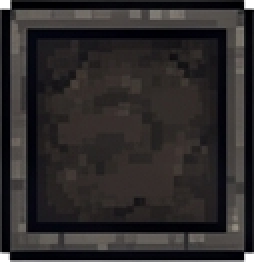
#> input picture assets/ui/frames/frame_slot_stone.png, 127 x 131 px (shown 2 times larger); its folder holds only this picture in this run
$ python cut_sprites_v2.py ../assets/ui/frames --out out.png
#> lines starting #> are read from the running program, lines starting #| are printed output that depends on the picture; after the words box and inside, x2 and y2 are one past the last pixel; in counts of white or black regions, pixels touching at a corner belong together
#!/usr/bin/env python3
"""
cut_sprites_v2.py - Bar of Exile: sprite sheet cutter without animation jitter.

Why animations look crooked after naive cutting:
  1) tight-crop per frame -> every frame gets its own size/origin -> sprite jitters
  2) gutters/margins between frames not detected -> frames cut shifted
  3) sheets without alpha (white/magenta bg) -> bbox detection grabs the bg

This tool fixes all three:
  - auto-detects the frame grid from transparency projections (or takes an exact
    grid via --cols/--rows/--frame/--margin/--spacing)
  - NEVER tight-crops: every frame is placed on ONE uniform canvas,
    anchored bottom-center (characters) or center (fx/projectiles)
  - no-alpha sheets: background color is taken from the corner and keyed out
  - writes preview.gif + contact_sheet.png so you can SEE the result before the game
  - writes manifest.json (canvas, anchor, per-frame source cells) for the loader

Usage:
  python cut_sprites_v2.py sheet.png --out out_dir
  python cut_sprites_v2.py sheet.png --out out_dir --cols 8 --rows 4
  python cut_sprites_v2.py sheet.png --out out_dir --frame 64x64 --margin 2 --spacing 1
  python cut_sprites_v2.py assets_dir --out cut_dir            # every *.png in dir
Options:
  --anchor bottom|center   (default bottom: feet stay planted)
  --canvas WxH             force output canvas size
  --raw                    cut raw cells without normalization (debug)
  --fps N                  preview gif speed (default 10)
  --alpha-threshold N      alpha > N counts as content (default 8)
  --bg-tol N               color distance from corner bg for no-alpha sheets (default 48)
  --min-gutter N           merge content segments separated by gaps < N px (default 2)
Requires: Pillow, numpy (pip install pillow numpy)
"""
import argparse
import json
import os
import sys

import numpy as np
from PIL import Image, ImageDraw


def build_mask(img, alpha_threshold, bg_tol):
    """Returns (bool mask HxW of content, RGBA image with proper transparency)."""
    rgba = img.convert("RGBA")
    arr = np.asarray(rgba)
    alpha = arr[:, :, 3]
    if alpha.min() < 255:
        return alpha > alpha_threshold, rgba
    # No alpha channel in use: key out background = corner pixel color
    rgb = arr[:, :, :3].astype(int)
    corners = [rgb[0, 0], rgb[0, -1], rgb[-1, 0], rgb[-1, -1]]
    bg = np.median(np.stack(corners), axis=0)
    mask = np.abs(rgb - bg).sum(axis=2) > bg_tol
    out = arr.copy()
    out[:, :, 3] = np.where(mask, 255, 0).astype(np.uint8)
    return mask, Image.fromarray(out, "RGBA")


def segments(any_1d, min_gutter):
    """Runs of True in a 1D projection -> [(start, end)), gaps < min_gutter merged."""
    segs, start = [], None
    for i, v in enumerate(any_1d):
        if v and start is None:
            start = i
        elif not v and start is not None:
            segs.append([start, i])
            start = None
    if start is not None:
        segs.append([start, len(any_1d)])
    merged = []
    for s in segs:
        if merged and s[0] - merged[-1][1] < min_gutter:
            merged[-1][1] = s[1]
        else:
            merged.append(s)
    return [tuple(s) for s in merged]


def auto_cells(mask, min_gutter):
    xsegs = segments(mask.any(axis=0), min_gutter)
    ysegs = segments(mask.any(axis=1), min_gutter)
    cells = []
    for (y0, y1) in ysegs:
        for (x0, x1) in xsegs:
            if mask[y0:y1, x0:x1].any():
                cells.append((x0, y0, x1, y1))
    return cells, len(xsegs), len(ysegs)


def fixed_cells(w, h, cols, rows, frame, margin, spacing):
    if frame:
        fw, fh = frame
        cols = cols or (w - 2 * margin + spacing) // (fw + spacing)
        rows = rows or (h - 2 * margin + spacing) // (fh + spacing)
    else:
        fw = (w - 2 * margin - (cols - 1) * spacing) // cols
        fh = (h - 2 * margin - (rows - 1) * spacing) // rows
    cells = []
    for r in range(rows):
        for c in range(cols):
            x0 = margin + c * (fw + spacing)
            y0 = margin + r * (fh + spacing)
            cells.append((x0, y0, min(x0 + fw, w), min(y0 + fh, h)))
    return cells, cols, rows


def cut_sheet(path, out_dir, args):
    img = Image.open(path)
    mask, rgba = build_mask(img, args.alpha_threshold, args.bg_tol)
    w, h = rgba.size

    if args.cols or args.rows or args.frame:
        cells, cols, rows = fixed_cells(w, h, args.cols, args.rows, args.frame, args.margin, args.spacing)
        mode = f"fixed grid {cols}x{rows}"
    else:
        cells, cols, rows = auto_cells(mask, args.min_gutter)
        mode = f"auto grid {cols}x{rows}"
    if not cells:
        print(f"[!] {os.path.basename(path)}: no content found, skipped")
        return

    # content bbox per cell (skip empty cells of fixed grids)
    boxes = []
    for (x0, y0, x1, y1) in cells:
        sub = mask[y0:y1, x0:x1]
        if not sub.any():
            continue
        ys, xs = np.where(sub)
        boxes.append({"cell": [x0, y0, x1, y1],
                      "bbox": [int(x0 + xs.min()), int(y0 + ys.min()),
                               int(x0 + xs.max() + 1), int(y0 + ys.max() + 1)]})

    if args.raw:
        W = max(b["cell"][2] - b["cell"][0] for b in boxes)
        H = max(b["cell"][3] - b["cell"][1] for b in boxes)
    else:
        W = max(b["bbox"][2] - b["bbox"][0] for b in boxes)
        H = max(b["bbox"][3] - b["bbox"][1] for b in boxes)
    if args.canvas:
        W, H = max(W, args.canvas[0]), max(H, args.canvas[1])
        W, H = args.canvas

    os.makedirs(out_dir, exist_ok=True)
    frames, manifest_frames = [], []
    for i, b in enumerate(boxes):
        src = b["cell"] if args.raw else b["bbox"]
        crop = rgba.crop(tuple(src))
        fw, fh = crop.size
        px = (W - fw) // 2
        py = (H - fh) if args.anchor == "bottom" else (H - fh) // 2
        frame = Image.new("RGBA", (W, H), (0, 0, 0, 0))
        frame.paste(crop, (px, py))
        name = f"frame_{i:03d}.png"
        frame.save(os.path.join(out_dir, name))
        frames.append(frame)
        manifest_frames.append({"file": name, "source_cell": b["cell"],
                                "source_bbox": b["bbox"], "paste_offset": [px, py]})

    # ---- QA artifacts ----
    frames[0].save(os.path.join(out_dir, "preview.gif"), save_all=True,
                   append_images=frames[1:], duration=int(1000 / args.fps), loop=0, disposal=2)
    sheet_qa = rgba.copy()
    d = ImageDraw.Draw(sheet_qa)
    for b in boxes:
        d.rectangle(b["cell"], outline=(255, 0, 0, 255))
        d.rectangle(b["bbox"], outline=(0, 255, 0, 255))
    sheet_qa.save(os.path.join(out_dir, "contact_sheet.png"))

    with open(os.path.join(out_dir, "manifest.json"), "w", encoding="utf-8") as f:
        json.dump({"source": os.path.basename(path), "mode": mode,
                   "canvas": [W, H], "anchor": args.anchor,
                   "frame_count": len(frames), "fps_preview": args.fps,
                   "frames": manifest_frames}, f, indent=1)

    print(f"[+] {os.path.basename(path)}: {mode}, {len(frames)} frames -> {out_dir} "
          f"(canvas {W}x{H}, anchor {args.anchor}). CHECK preview.gif BEFORE using in game!")


def parse_wh(s):
    a, b = s.lower().split("x")
    return int(a), int(b)


def main():
    p = argparse.ArgumentParser(description="Jitter-free sprite sheet cutter")
    p.add_argument("input", help="sheet.png or a directory of *.png")
    p.add_argument("--out", required=True)
    p.add_argument("--cols", type=int)
    p.add_argument("--rows", type=int)
    p.add_argument("--frame", type=parse_wh, help="WxH exact frame size")
    p.add_argument("--margin", type=int, default=0)
    p.add_argument("--spacing", type=int, default=0)
    p.add_argument("--anchor", choices=["bottom", "center"], default="bottom")
    p.add_argument("--canvas", type=parse_wh)
    p.add_argument("--raw", action="store_true")
    p.add_argument("--fps", type=int, default=10)
    p.add_argument("--alpha-threshold", type=int, default=8)
    p.add_argument("--bg-tol", type=int, default=48)
    p.add_argument("--min-gutter", type=int, default=2)
    args = p.parse_args()

    if os.path.isdir(args.input):
        pngs = sorted(f for f in os.listdir(args.input) if f.lower().endswith(".png"))
        if not pngs:
            sys.exit("no .png files in " + args.input)
        for f in pngs:
            cut_sheet(os.path.join(args.input, f), os.path.join(args.out, os.path.splitext(f)[0]), args)
#> in cut_sheet, img is the input picture: PIL image 127x131 RGBA; mean R, G, B, A 45.4, 42, 42.2, 253.9
#> in build_mask, `alpha = arr[:, :, 3]`:
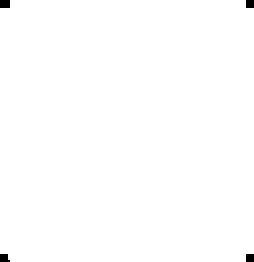
#> alpha: shape (131, 127) (shown 2 times larger); 99.6% white; 4 black regions (3 under 20 px), largest, box (x1, y1, x2, y2) and area: (0, 0, 5, 4) 20
#> the loop in segments, `for i, v in enumerate(any_1d):` made 127 passes
#> start on pass 1: 0
#> after the loop in segments, `for i, v in enumerate(any_1d):`: segs = []; start = 0
#> the loop in segments, `for s in segs:` made 1 pass
#> s on pass 1: [0, 127]
#> after the loop in segments, `for s in segs:`: merged = [[0, 127]]
#> in auto_cells, `xsegs = segments(mask.any(axis=0), min_gutter)`: xsegs = [(0, 127)]
#> the loop in segments (call 2), `for i, v in enumerate(any_1d):` made 131 passes
#> the loop in segments (call 2), `for s in segs:` made 1 pass
#> s on pass 1: [0, 131]
#> in auto_cells, `ysegs = segments(mask.any(axis=1), min_gutter)`: ysegs = [(0, 131)]
#> the loop in auto_cells, `for (y0, y1) in ysegs:` made 1 pass
#> after the loop in auto_cells, `for (y0, y1) in ysegs:`: cells = [(0, 0, 127, 131)]
#> in cut_sheet, `cells, cols, rows = auto_cells(mask, args.min_gutter)`: cols = 1
#> in cut_sheet, `mode = f"auto grid {cols}x{rows}"`: mode = 'auto grid 1x1'
#> the loop in cut_sheet, `for (x0, y0, x1, y1) in cells:` made 1 pass
#> after the loop in cut_sheet, `for (x0, y0, x1, y1) in cells:`: boxes = 1 item
#> in cut_sheet, `W = max(b["bbox"][2] - b["bbox"][0] for b in boxes)`: W = 127
#> in cut_sheet, `H = max(b["bbox"][3] - b["bbox"][1] for b in boxes)`: H = 131
#> the loop in cut_sheet, `for i, b in enumerate(boxes):` made 1 pass
#> (b, fw, fh, px, py, name) on pass 1: ({'cell': [0, 0, 127, 131], 'bbox': [0, 0, 127, 131]}, 127, 131, 0, 0, 'frame_000.png')
#> after the loop in cut_sheet, `for i, b in enumerate(boxes):`: frames = 1 item
#> the loop in cut_sheet, `for b in boxes:` made 1 pass
#> b on pass 1: {'cell': [0, 0, 127, 131], 'bbox': [0, 0, 127, 131]}
#> in cut_sheet, `sheet_qa.save(os.path.join(out_dir, "contact_sheet.png"))`:
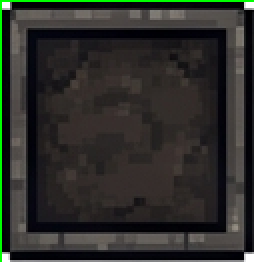
#> saved as contact_sheet.png: PIL image 127x131 RGBA (shown 2 times larger); mean R, G, B, A 44.4, 45, 41.2, 254.2; transparent parts drawn white
#| [+] frame_slot_stone.png: auto grid 1x1, 1 frames -> out.png/frame_slot_stone (canvas 127x131, anchor bottom). CHECK preview.gif BEFORE using in game!
    else:
        cut_sheet(args.input, args.out, args)


if __name__ == "__main__":
    main()
